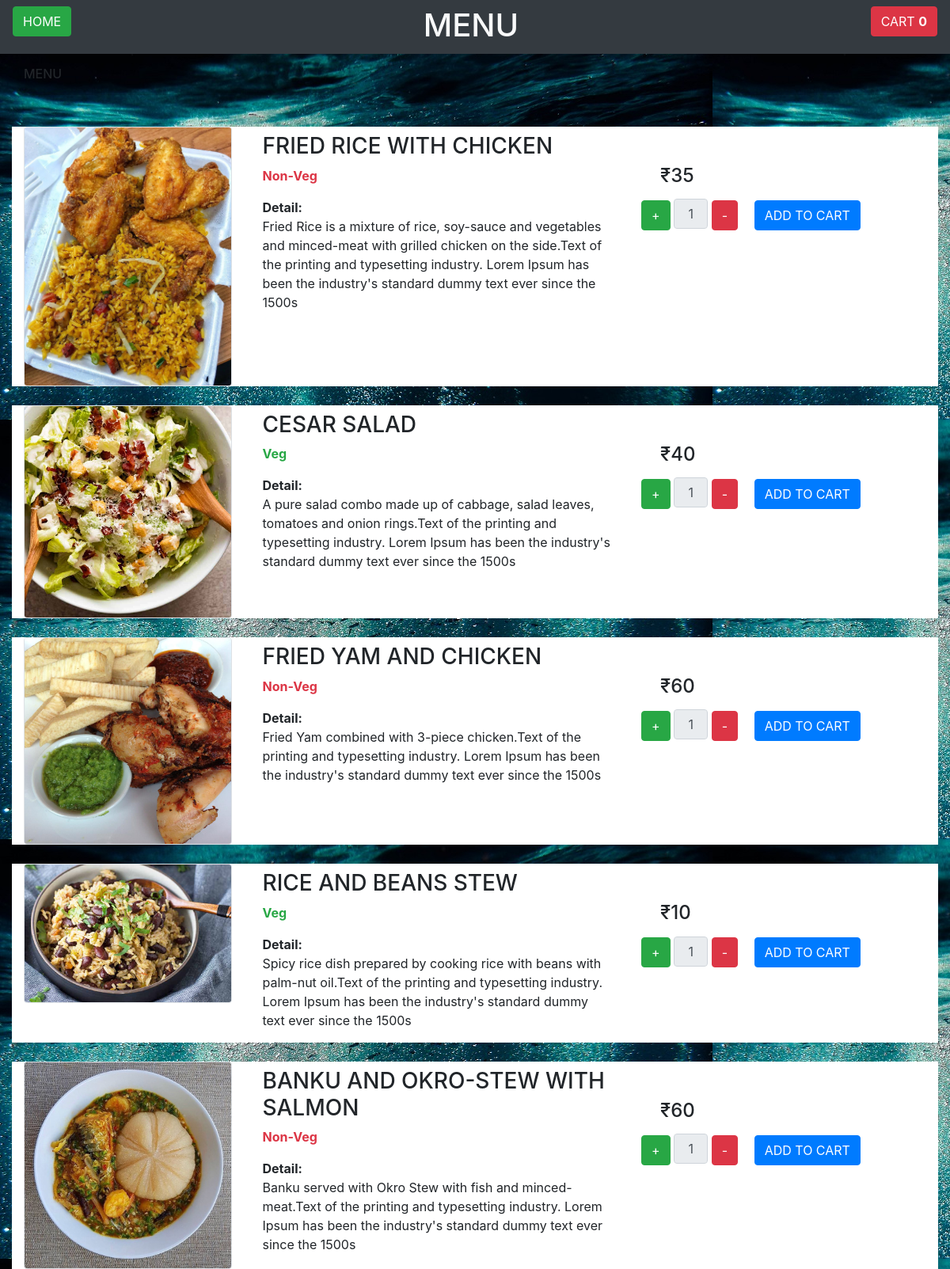
Screenshot of /menu/menu-old.php (signed in) with the database file from the repository.
### tables this page shows
CREATE TABLE `menu` (
  `id` int(11) NOT NULL,
  `item_no` int(11) NOT NULL,
  `name` varchar(100) NOT NULL,
  `type` varchar(50) NOT NULL,
  `detail` varchar(500) NOT NULL,
  `price` varchar(50) NOT NULL,
  `image` text NOT NULL
);

### menu/menu-old.php (the view, shortened to what this page needs)
<?php
	include('../dbcon.php');
?>
<!DOCTYPE html>
<html>
<head>
  	<link rel="stylesheet" href="https://cdnjs.cloudflare.com/ajax/libs/font-awesome/4.7.0/css/font-awesome.min.css" />
	<link rel="stylesheet" type="text/css" href="bootstrap/css/bootstrap.min.css">
	<link rel="stylesheet" href="../bootstrap/css/bootstrap.min.css">
	<link rel="stylesheet" href="../css/cart.css">
</head>
<body>
	<div class=" bg-dark pt-2 pb-1 sticky-top">
		<a href="../ulogin/index.php"><button type="button" class="btn btn-success ml-3" style="float:left;">HOME</button></a>
		<a href="cart.php"><button type="button" class="btn btn-danger mr-3" style="float:right;">CART
		<?php
		if (isset($_SESSION['cart']))
		{
			$count = count($_SESSION['cart']);
			echo "<span><b>$count</b></span>";
		}
		else
		{
			echo "<span><b>0</b></span>";
		}
		?>
		</button></a>
		<h1 class="text-center text-light">MENU</h1>
	</div>
	<div class="container">
		<div class="row">
			<div class="pl-0">
				<div class="shopping-cart pt-3">
					<h6>MENU</h6>
					<hr>
		<?php
			$query = "SELECT * FROM `menu`";
			$run = mysqli_query($conn, $query);
			if(mysqli_num_rows($run) < 1)
			{
				echo "No data found";
			}
			else
			{
				$qty = 0;
				while ($data = mysqli_fetch_assoc($run))
				{
					$qty++;
					?>
					<form method="post" action="menu.php">
						<div class="pt-4">
							<div class="row bg-white">
								<div class="col-md-3 text-center">
									<img src="../dataimg/<?php echo $data['image']; ?>" class="img img-fluid border rounded">
								</div>
								<div class="col-md-5 px-4">
									<div>
										<h3 class="text-uppercase pt-2"><?php echo $data['name']; ?></h3>
									</div>
									<div>
										<?php
											if ($data['type'] == "Veg" || $data['type'] == "veg")
											{
												?><p class="font-weight-bold text-success"> <?php echo $data['type']; ?></p><?php
											}
											else
											{
												?><p class="font-weight-bold text-danger"><?php echo $data['type']; ?></p><?php
											}
										?>
										<p><b>Detail:</b><br>
										<?php echo $data['detail']; ?>Text of the printing and typesetting industry. Lorem Ipsum has been the industry's standard dummy text ever since the 1500s</p>
									</div>
								</div>
								<div class="col-md-4 py-5">
									<h4 class="px-4"><?php echo "₹".$data['price']; ?></h4>
									<input type='button' name='add' onclick='javascript: document.getElementById("<?php echo $qty ?>").value++;' value='+' class="btn btn-success">
									<input type='text' name='qty1' id='<?php echo $qty ?>' size="1" value="1" class="qty form-control d-inline text-center" style="width: 12%;" readonly/>
									<input type='button' name='subtract' onclick=subtractQty(qty1); value='-' class="btn btn-danger">
									<button class="btn btn-primary my-2 mx-3" name="add_to_cart">ADD TO CART</button>
								</div>
							</div>
						</div>
					</form>
					<?php
					}
					}
					?>
				</div>
			</div>
		</div>
	</div>
</body>
</html>

### css/cart.css (style rules this page uses)
body { margin: 0px; padding: 0px; box-sizing: border-box; }
img { -webkit-user-drag: none; -khtml-user-drag: none; -moz-user-drag: none; -o-user-drag: none; user-drag: none; }

### menu/menu-old.php (style rules this page uses)
body { background-image: url("/Oceandb/dataimg/coral2.jpeg"); margin-left: auto; margin-right: auto; width: 100%; }

### rows the page displays
menu: image (picture), name "FRIED RICE WITH CHICKEN", type "Non-Veg", detail "Fried Rice is a mixture of rice, soy-sauce and vegetables and minced-meat with grilled chicken on the side.", price "35"
menu: image (picture), name "CESAR SALAD", type "Veg", detail "A pure salad combo made up of cabbage, salad leaves, tomatoes and onion rings.", price "40"
menu: image (picture), name "FRIED YAM AND CHICKEN", type "Non-Veg", detail "Fried Yam combined with 3-piece chicken.", price "60"
menu: image (picture), name "RICE AND BEANS STEW", type "Veg", detail "Spicy rice dish prepared by cooking rice with beans with palm-nut oil.", price "10"
menu: image (picture), name "BANKU AND OKRO-STEW WITH SALMON", type "Non-Veg", detail "Banku served with Okro Stew with fish and minced-meat.", price "60"
